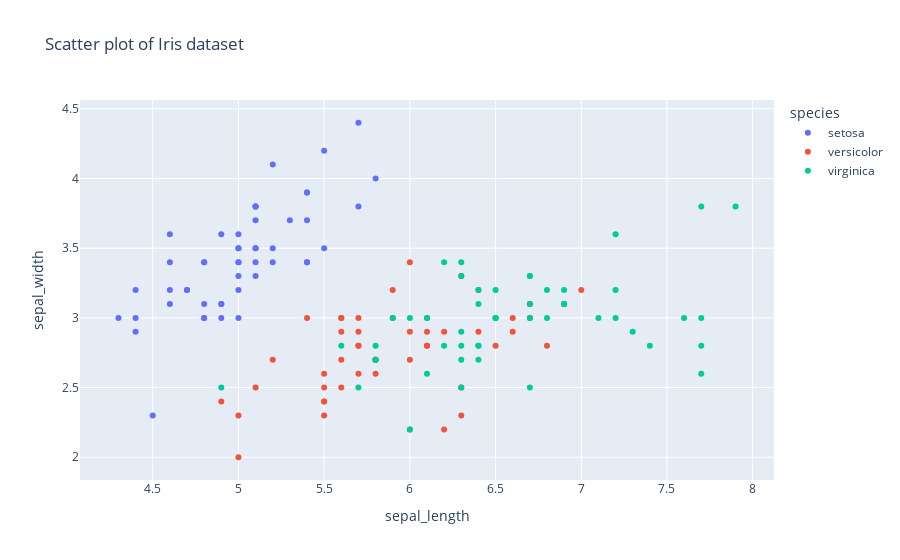

Write notebook code for a chart like this one.
### Code cell
fig1=px.scatter(df,x='sepal_length',y='sepal_width',color='species', title='Scatter plot of Iris dataset')
fig1.show()

#save the plot in image
# fig1.write_image("./output/plotly_scatter.png", scale=2)

### Figure 1 — Plotly figure (JSON) as saved in the notebook; plotly's stock layout.template omitted (floating-point values rounded to 4 significant figures)
{"data": [{"hovertemplate": "species=setosa<br>sepal_length=%{x}<br>sepal_width=%{y}<extra></extra>", "legendgroup": "setosa", "marker": {"color": "#636efa", "symbol": "circle"}, "mode": "markers", "name": "setosa", "orientation": "v", "showlegend": true, "type": "scatter", "x": [5.1, 4.9, 4.7, 4.6, 5, 5.4, 4.6, 5, 4.4, 4.9, 5.4, 4.8, 4.8, 4.3, 5.8, 5.7, 5.4, 5.1, 5.7, 5.1, 5.4, 5.1, 4.6, 5.1, 4.8, 5, 5, 5.2, 5.2, 4.7, 4.8, 5.4, 5.2, 5.5, 4.9, 5, 5.5, 4.9, 4.4, 5.1, 5, 4.5, 4.4, 5, 5.1, 4.8, 5.1, 4.6, 5.3, 5], "xaxis": "x", "y": [3.5, 3, 3.2, 3.1, 3.6, 3.9, 3.4, 3.4, 2.9, 3.1, 3.7, 3.4, 3, 3, 4, 4.4, 3.9, 3.5, 3.8, 3.8, 3.4, 3.7, 3.6, 3.3, 3.4, 3, 3.4, 3.5, 3.4, 3.2, 3.1, 3.4, 4.1, 4.2, 3.1, 3.2, 3.5, 3.6, 3, 3.4, 3.5, 2.3, 3.2, 3.5, 3.8, 3, 3.8, 3.2, 3.7, 3.3], "yaxis": "y"}, {"hovertemplate": "species=versicolor<br>sepal_length=%{x}<br>sepal_width=%{y}<extra></extra>", "legendgroup": "versicolor", "marker": {"color": "#EF553B", "symbol": "circle"}, "mode": "markers", "name": "versicolor", "orientation": "v", "showlegend": true, "type": "scatter", "x": [7, 6.4, 6.9, 5.5, 6.5, 5.7, 6.3, 4.9, 6.6, 5.2, 5, 5.9, 6, 6.1, 5.6, 6.7, 5.6, 5.8, 6.2, 5.6, 5.9, 6.1, 6.3, 6.1, 6.4, 6.6, 6.8, 6.7, 6, 5.7, 5.5, 5.5, 5.8, 6, 5.4, 6, 6.7, 6.3, 5.6, 5.5, 5.5, 6.1, 5.8, 5, 5.6, 5.7, 5.7, 6.2, 5.1, 5.7], "xaxis": "x", "y": [3.2, 3.2, 3.1, 2.3, 2.8, 2.8, 3.3, 2.4, 2.9, 2.7, 2, 3, 2.2, 2.9, 2.9, 3.1, 3, 2.7, 2.2, 2.5, 3.2, 2.8, 2.5, 2.8, 2.9, 3, 2.8, 3, 2.9, 2.6, 2.4, 2.4, 2.7, 2.7, 3, 3.4, 3.1, 2.3, 3, 2.5, 2.6, 3, 2.6, 2.3, 2.7, 3, 2.9, 2.9, 2.5, 2.8], "yaxis": "y"}, {"hovertemplate": "species=virginica<br>sepal_length=%{x}<br>sepal_width=%{y}<extra></extra>", "legendgroup": "virginica", "marker": {"color": "#00cc96", "symbol": "circle"}, "mode": "markers", "name": "virginica", "orientation": "v", "showlegend": true, "type": "scatter", "x": [6.3, 5.8, 7.1, 6.3, 6.5, 7.6, 4.9, 7.3, 6.7, 7.2, 6.5, 6.4, 6.8, 5.7, 5.8, 6.4, 6.5, 7.7, 7.7, 6, 6.9, 5.6, 7.7, 6.3, 6.7, 7.2, 6.2, 6.1, 6.4, 7.2, 7.4, 7.9, 6.4, 6.3, 6.1, 7.7, 6.3, 6.4, 6, 6.9, 6.7, 6.9, 5.8, 6.8, 6.7, 6.7, 6.3, 6.5, 6.2, 5.9], "xaxis": "x", "y": [3.3, 2.7, 3, 2.9, 3, 3, 2.5, 2.9, 2.5, 3.6, 3.2, 2.7, 3, 2.5, 2.8, 3.2, 3, 3.8, 2.6, 2.2, 3.2, 2.8, 2.8, 2.7, 3.3, 3.2, 2.8, 3, 2.8, 3, 2.8, 3.8, 2.8, 2.8, 2.6, 3, 3.4, 3.1, 3, 3.1, 3.1, 3.1, 2.7, 3.2, 3.3, 3, 2.5, 3, 3.4, 3], "yaxis": "y"}], "layout": {"legend": {"title": {"text": "species"}, "tracegroupgap": 0}, "title": {"text": "Scatter plot of Iris dataset"}, "xaxis": {"anchor": "y", "domain": [0, 1], "title": {"text": "sepal_length"}}, "yaxis": {"anchor": "x", "domain": [0, 1], "title": {"text": "sepal_width"}}}}
